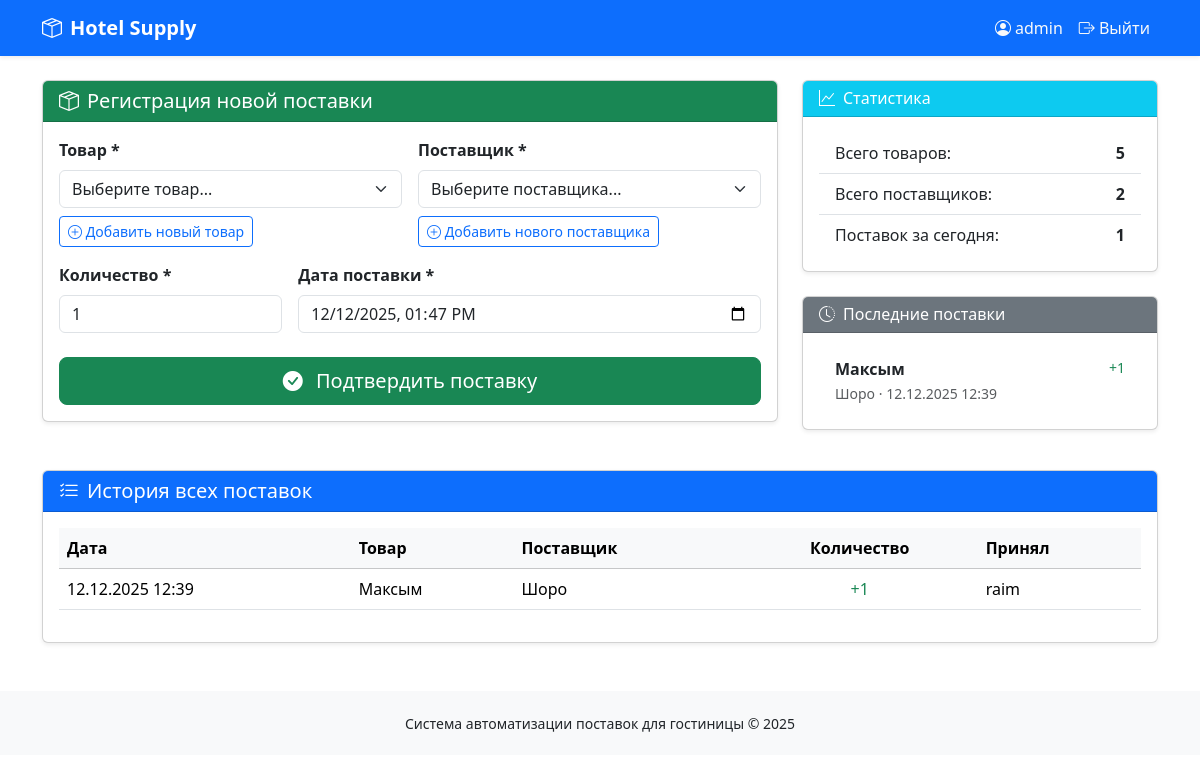
Page /supply/ (signed in) on the committed database.
### inventory/models.py (models this page shows, shortened)
class Supply(models.Model):
    product = models.ForeignKey(Product, on_delete=models.CASCADE, verbose_name='Товар')
    supplier = models.ForeignKey(Supplier, on_delete=models.CASCADE, verbose_name='Поставщик')
    quantity = models.IntegerField(verbose_name='Количество')
    date = models.DateTimeField(auto_now_add=True, verbose_name='Дата поставки')
    created_by = models.ForeignKey(User, on_delete=models.SET_NULL, null=True, blank=True,
                                   verbose_name='Оформил')
    class Meta:
        ordering = ['-date']
        verbose_name = 'Поставка'
        verbose_name_plural = 'Поставки'

class Product(models.Model):
    name = models.CharField(max_length=255)
    quantity = models.IntegerField(default=0)
    class Meta:
        verbose_name = 'Товар'
        verbose_name_plural = 'Товары'

class Supplier(models.Model):
    name = models.CharField(max_length=255)
    phone = models.CharField(max_length=50, blank=True, null=True)
    address = models.TextField(blank=True, null=True)
    class Meta:
        verbose_name = 'Поставщик'
        verbose_name_plural = 'Поставщики'

### accounts/decorators.py (the view, shortened to what this page needs)
        def wrapper_func(request, *args, **kwargs):
            if not request.user.is_authenticated:
                messages.error(request, "Требуется авторизация")
                return redirect('login')
            if request.user.is_superuser:
                return view_func(request, *args, **kwargs)

### inventory/views.py (called while the page is built, shortened)
@login_required
@allowed_roles(['admin', 'manager'])
def supply(request):
    products = Product.objects.all().order_by('name')
    suppliers = Supplier.objects.all().order_by('name')
    today = timezone.now().date()
    today_supplies = Supply.objects.filter(date__date=today).count()
    recent_supplies = Supply.objects.all().order_by('-date')[:5]
    all_supplies = Supply.objects.all().order_by('-date')[:20]
    current_datetime = timezone.now().strftime('%Y-%m-%dT%H:%M')
    return render(request, "supply.html", {
        "products": products,
        "suppliers": suppliers,
        "today_supplies": today_supplies,
        "recent_supplies": recent_supplies,
        "all_supplies": all_supplies,
        "current_datetime": current_datetime
    })

### templates/supply.html (shortened to what this page needs)
{% extends 'base.html' %}
{% block content %}
<div class="row">
    <div class="col-lg-8 mb-4">
        <div class="card shadow-sm">
            <div class="card-header bg-success text-white">
                <h5 class="mb-0"><i class="bi bi-box-seam me-2"></i>Регистрация новой поставки</h5>
            </div>
            <div class="card-body">
                <form method="POST" action="{% url 'supply' %}">
                    <div class="row g-3">
                        <div class="col-md-6">
                            <label for="product" class="form-label fw-bold">Товар *</label>
                            <select id="product" name="product" class="form-select" required>
                                <option value="">Выберите товар...</option>
                            </select>
                            <div class="mt-2">
                                <button type="button" class="btn btn-sm btn-outline-primary"
                                        data-bs-toggle="modal" data-bs-target="#addProductModal">
                                    <i class="bi bi-plus-circle"></i> Добавить новый товар
                                </button>
                            </div>
                        </div>
                        <div class="col-md-6">
                            <label for="supplier" class="form-label fw-bold">Поставщик *</label>
                            <select id="supplier" name="supplier" class="form-select" required>
                                <option value="">Выберите поставщика...</option>
                            </select>
                            <div class="mt-2">
                                <button type="button" class="btn btn-sm btn-outline-primary"
                                        data-bs-toggle="modal" data-bs-target="#addSupplierModal">
                                    <i class="bi bi-plus-circle"></i> Добавить нового поставщика
                                </button>
                            </div>
                        </div>
                        <div class="col-md-4">
                            <label for="quantity" class="form-label fw-bold">Количество *</label>
                            <input type="number" id="quantity" name="quantity"
                                   class="form-control" min="1" value="1" required>
                        </div>
                        <div class="col-md-8">
                            <label for="supply_date" class="form-label fw-bold">Дата поставки *</label>
                            <input type="datetime-local" id="supply_date" name="supply_date"
                                   class="form-control" value="{{ current_datetime }}" required>
                        </div>
                    </div>
                    <div class="mt-4">
                        <button type="submit" class="btn btn-success btn-lg w-100">
                            <i class="bi bi-check-circle-fill me-2"></i> Подтвердить поставку
                        </button>
                    </div>
                </form>
            </div>
        </div>
    </div>
    <div class="col-lg-4">
        <div class="card shadow-sm mb-4">
            <div class="card-header bg-info text-white">
                <h6 class="mb-0"><i class="bi bi-graph-up me-2"></i>Статистика</h6>
            </div>
            <div class="card-body">
                <ul class="list-group list-group-flush">
                    <li class="list-group-item d-flex justify-content-between">
                        <span>Всего товаров:</span>
                        <strong>{{ products|length }}</strong>
                    </li>
                    <li class="list-group-item d-flex justify-content-between">
                        <span>Всего поставщиков:</span>
                        <strong>{{ suppliers|length }}</strong>
                    </li>
                    <li class="list-group-item d-flex justify-content-between">
                        <span>Поставок за сегодня:</span>
                        <strong>{{ today_supplies }}</strong>
                    </li>
                </ul>
            </div>
        </div>
        <div class="card shadow-sm">
            <div class="card-header bg-secondary text-white">
                <h6 class="mb-0"><i class="bi bi-clock-history me-2"></i>Последние поставки</h6>
            </div>
            <div class="card-body">
                <div class="list-group list-group-flush">
                    {% for supply in recent_supplies %}
                    <div class="list-group-item">
                        <div class="d-flex w-100 justify-content-between">
                            <strong>{{ supply.product.name }}</strong>
                            <small class="text-success">+{{ supply.quantity }}</small>
                        </div>
                        <small class="text-muted">
                            {{ supply.supplier.name }} · {{ supply.date|date:"d.m.Y H:i" }}
                        </small>
                    </div>
                    {% empty %}
                    <div class="text-center text-muted py-3">
                        <i class="bi bi-inbox fs-1"></i>
                        <p class="mt-2">Нет поставок</p>
                    </div>
                    {% endfor %}
                </div>
            </div>
        </div>
    </div>
</div>
<div class="card shadow-sm mt-4">
    <div class="card-header bg-primary text-white">
        <h5 class="mb-0"><i class="bi bi-list-check me-2"></i>История всех поставок</h5>
    </div>
    <div class="card-body">
        <div class="table-responsive">
            <table class="table table-hover">
                <thead class="table-light">
                    <tr>
                        <th>Дата</th>
                        <th>Товар</th>
                        <th>Поставщик</th>
                        <th class="text-center">Количество</th>
                        <th>Принял</th>
                    </tr>
                </thead>
                <tbody>
                    {% for supply in all_supplies %}
                    <tr>
                        <td>{{ supply.date|date:"d.m.Y H:i" }}</td>
                        <td>{{ supply.product.name }}</td>
                        <td>{{ supply.supplier.name }}</td>
                        <td class="text-center text-success">+{{ supply.quantity }}</td>
                        <td>
                            {% if supply.created_by %}
                                {{ supply.created_by.username }}
                            {% else %}
                                <span class="text-muted">Система</span>
                            {% endif %}
                        </td>
                    </tr>
                    {% endfor %}
                </tbody>
            </table>
        </div>
    </div>
</div>
{% endblock %}

### templates/base.html (shortened to what this page needs)
<!DOCTYPE html>
<html lang="ru">
<head>
    <link href="https://cdn.jsdelivr.net/npm/bootstrap@5.3.3/dist/css/bootstrap.min.css" rel="stylesheet">
    <link rel="stylesheet" href="https://cdn.jsdelivr.net/npm/bootstrap-icons@1.11.3/font/bootstrap-icons.min.css">
</head>
<body>
    <nav class="navbar navbar-expand-lg navbar-dark bg-primary shadow-sm">
        <div class="container">
            <a class="navbar-brand" href="{% url 'index' %}">
                <i class="bi bi-box-seam me-2"></i>Hotel Supply
            </a>
            <div class="navbar-nav ms-auto">
                {% if user.is_authenticated %}
                    <span class="nav-item nav-link text-light">
                        <i class="bi bi-person-circle me-1"></i>{{ user.username }}
                    </span>
                    <a class="nav-item nav-link text-light" href="{% url 'logout' %}">
                        <i class="bi bi-box-arrow-right"></i> Выйти
                    </a>
                {% endif %}
            </div>
        </div>
    </nav>
    <div class="container mt-4">
        {% block content %}{% endblock %}
    </div>
    <footer class="footer mt-5">
        <div class="container text-center">
            <small>Система автоматизации поставок для гостиницы &copy; {% now "Y" %}</small>
        </div>
    </footer>
</body>
</html>

### templates/base.html (style rules this page uses)
.navbar-brand { font-weight: bold; }
.footer { margin-top: 50px; padding: 20px; background-color: #f8f9fa; }

### rows in the picture
Supply: product.name "Максым", quantity "1", supplier.name "Шоро", date "12.12.2025 12:39", created_by.username "raim"

### other values in the picture
{{ user.username }} "admin"
{{ products|length }} "5"
{{ suppliers|length }} "2"
{{ today_supplies }} "1"
